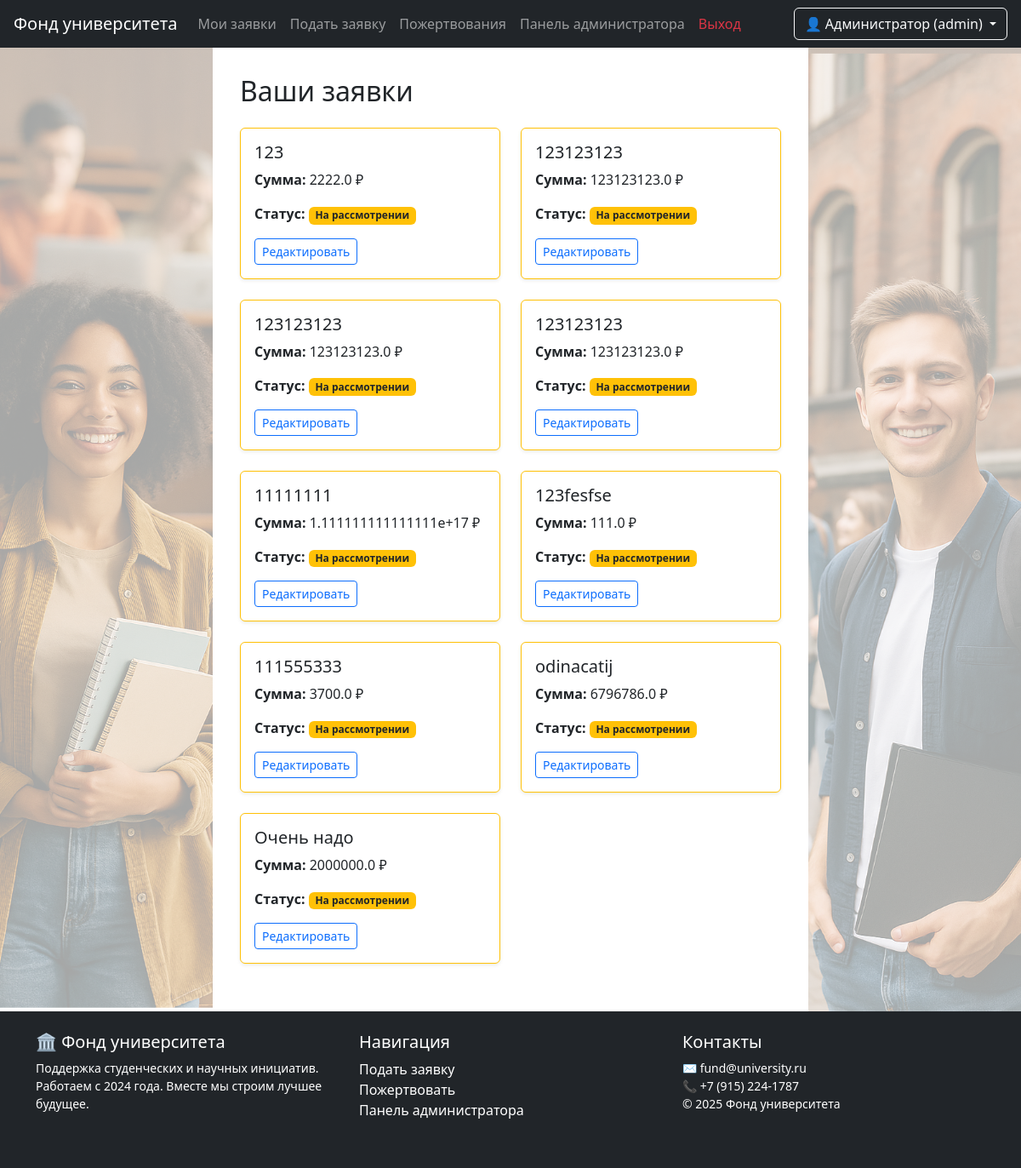
The app's page /my_applications (signed in) with its own data.
### tables this page shows
CREATE TABLE applications (
                id INTEGER PRIMARY KEY AUTOINCREMENT,
                user_id INTEGER,
                title TEXT NOT NULL,
                description TEXT,
                amount REAL,
                status TEXT DEFAULT 'На рассмотрении',
                comment TEXT,
                FOREIGN KEY (user_id) REFERENCES users(id)
            );

### app.py (the view)
@app.route('/my_applications')
def my_applications():
    if 'user' not in session:
        flash('Войдите для просмотра заявок.', 'danger')
        return redirect(url_for('login'))
    user_id = session['user']['id']
    conn = sqlite3.connect(DB_NAME)
    cursor = conn.cursor()
    cursor.execute('SELECT id, title, amount, status, comment FROM applications WHERE user_id = ?', (user_id,))
    apps = cursor.fetchall()
    conn.close()
    return render_template('my_applications.html', apps=apps, user=session.get('user'))

### templates/my_applications.html (shortened to what this page needs)
{% extends "layout.html" %}
{% block content %}
<h2 class="mb-4">Ваши заявки</h2>
{% if apps %}
  <div class="row">
    {% for id, title, amount, status, comment in apps %}
      <div class="col-md-6 mb-4">
        <div class="card shadow-sm h-100 border-{{ 'warning' if status == 'На рассмотрении' else 'success' if status == 'Одобрено' else 'danger' }}">
          <div class="card-body">
            <h5 class="card-title">{{ title }}</h5>
            <p class="card-text"><strong>Сумма:</strong> {{ amount }} ₽</p>
            <p class="card-text">
              <strong>Статус:</strong>
              <span class="badge
                {% if status == 'На рассмотрении' %}bg-warning text-dark
                {% elif status == 'Одобрено' %}bg-success
                {% else %}bg-danger
                {% endif %}">
                {{ status }}
              </span>
            </p>
            {% if status == 'На рассмотрении' %}
              <a href="{{ url_for('edit_application', app_id=id) }}" class="btn btn-outline-primary btn-sm">Редактировать</a>
            {% else %}
              <button class="btn btn-secondary btn-sm" disabled>Редактирование недоступно</button>
            {% endif %}
          </div>
        </div>
      </div>
    {% endfor %}
  </div>
{% else %}
  <p class="text-muted">Вы пока не подали ни одной заявки.</p>
{% endif %}
{% endblock %}

### templates/layout.html (shortened to what this page needs)
<!doctype html>
<html lang="ru">
<head>
    <link href="https://cdn.jsdelivr.net/npm/bootstrap@5.3.3/dist/css/bootstrap.min.css" rel="stylesheet">
    <link rel="stylesheet" href="{{ url_for('static', filename='style.css') }}">
</head>
<body>
<div class="main-wrapper">
    <nav class="navbar navbar-expand-lg navbar-dark bg-dark px-3">
        <a class="navbar-brand" href="/"> Фонд университета</a>
        <div class="collapse navbar-collapse">
            <ul class="navbar-nav me-auto mb-2 mb-lg-0">
                {% if user %}
                    <li class="nav-item"><a class="nav-link" href="{{ url_for('my_applications') }}">Мои заявки</a></li>
                    <li class="nav-item"><a class="nav-link" href="{{ url_for('apply') }}">Подать заявку</a></li>
                    <li class="nav-item"><a class="nav-link" href="{{ url_for('donations') }}">Пожертвования</a></li>
                    {% if user.role == 'admin' %}
                        <li class="nav-item"><a class="nav-link" href="{{ url_for('admin') }}">Панель администратора</a></li>
                    {% endif %}
                    <li class="nav-item"><a class="nav-link text-danger" href="{{ url_for('logout') }}">Выход</a></li>
                {% else %}
                    <li class="nav-item"><a class="nav-link" href="{{ url_for('login') }}">Вход</a></li>
                    <li class="nav-item"><a class="nav-link" href="{{ url_for('register') }}">Регистрация</a></li>
                {% endif %}
            </ul>
            {% if user %}
            <div class="dropdown">
              <a class="btn btn-outline-light dropdown-toggle" href="#" id="userMenu" data-bs-toggle="dropdown" aria-expanded="false">
                👤 {{ user.name }} ({{ user.role }})
              </a>
            </div>
            {% endif %}
        </div>
    </nav>
    <div class="content-wrapper">
        <div class="page-border" style="background-image: url('/static/img/students_left.jpg');"></div>
        <main class="main-content">
            {% block content %}{% endblock %}
        </main>
        <div class="page-border" style="background-image: url('/static/img/students_right.jpg');"></div>
    </div>
    <footer class="bg-dark text-white">
      <div class="container py-4">
        <div class="row">
          <div class="col-md-4 mb-3">
            <h5>🏛 Фонд университета</h5>
            <p class="small">
              Поддержка студенческих и научных инициатив. Работаем с 2024 года. Вместе мы строим лучшее будущее.
            </p>
          </div>
          <div class="col-md-4 mb-3">
            <h5>Навигация</h5>
            <ul class="list-unstyled">
              <li><a href="{{ url_for('apply') }}" class="text-white text-decoration-none">Подать заявку</a></li>
              <li><a href="{{ url_for('donations') }}" class="text-white text-decoration-none">Пожертвовать</a></li>
              {% if user and user.role == 'admin' %}
                <li><a href="{{ url_for('admin') }}" class="text-white text-decoration-none">Панель администратора</a></li>
              {% endif %}
            </ul>
          </div>
          <div class="col-md-4 mb-3">
            <h5>Контакты</h5>
            <p class="small">
              ✉️ fund@university.ru<br>
              📞 +7 (915) 224-1787<br>
              © 2025 Фонд университета
            </p>
          </div>
        </div>
      </div>
    </footer>
</div>
</body>
</html>

### static/style.css (style rules this page uses)
.page-border { width: 250px; background-size: cover; background-repeat: no-repeat; background-position: center; opacity: 0.35; }

### templates/layout.html (style rules this page uses)
html, body { height: 100%; margin: 0; }
.main-wrapper { display: flex; flex-direction: column; min-height: 100vh; }
.content-wrapper { flex: 1; display: flex; }
.page-border { width: 250px; background-size: cover; background-position: center; background-repeat: no-repeat; }
.main-content { flex: 1; padding: 2rem; }

### records on screen
applications: title "123", amount "2222.0", status "На рассмотрении"
applications: title "123123123", amount "123123123.0", status "На рассмотрении"
applications: title "123123123", amount "123123123.0", status "На рассмотрении"
applications: title "123123123", amount "123123123.0", status "На рассмотрении"
applications: title "11111111", amount "1.111111111111111e+17", status "На рассмотрении"
applications: title "123fesfse", amount "111.0", status "На рассмотрении"
applications: title "111555333", amount "3700.0", status "На рассмотрении"
applications: title "odinacatij", amount "6796786.0", status "На рассмотрении"
applications: title "Очень надо", amount "2000000.0", status "На рассмотрении"

### other values on screen
{{ user.name }} "Администратор"
{{ user.role }} "admin"
